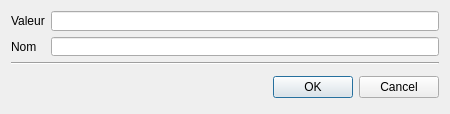
<?xml version="1.0" encoding="UTF-8"?>
<ui version="4.0">
 <class>Dialog_Declaration_Const</class>
 <widget class="QDialog" name="Dialog_Declaration_Const">
  <property name="geometry">
   <rect>
    <x>0</x>
    <y>0</y>
    <width>450</width>
    <height>114</height>
   </rect>
  </property>
  <property name="minimumSize">
   <size>
    <width>450</width>
    <height>100</height>
   </size>
  </property>
  <property name="maximumSize">
   <size>
    <width>2000</width>
    <height>153</height>
   </size>
  </property>
  <property name="windowTitle">
   <string>Declaration constante</string>
  </property>
  <property name="windowIcon">
   <iconset resource="../../Source.qrc">
    <normaloff>:/Icons/Icon/Icons8-Ios7-Editing-Increase-Font.ico</normaloff>:/Icons/Icon/Icons8-Ios7-Editing-Increase-Font.ico</iconset>
  </property>
  <layout class="QGridLayout" name="gridLayout_3">
   <item row="0" column="0">
    <layout class="QGridLayout" name="gridLayout">
     <item row="0" column="0">
      <widget class="QLabel" name="label_2">
       <property name="text">
        <string>Valeur</string>
       </property>
      </widget>
     </item>
     <item row="0" column="1">
      <widget class="QLineEdit" name="valeur"/>
     </item>
     <item row="1" column="0">
      <widget class="QLabel" name="label">
       <property name="text">
        <string>Nom</string>
       </property>
      </widget>
     </item>
     <item row="1" column="1">
      <widget class="QLineEdit" name="nom"/>
     </item>
    </layout>
   </item>
   <item row="1" column="0">
    <widget class="Line" name="line">
     <property name="orientation">
      <enum>Qt::Horizontal</enum>
     </property>
    </widget>
   </item>
   <item row="2" column="0">
    <layout class="QHBoxLayout" name="horizontalLayout">
     <item>
      <widget class="QWidget" name="widget_2" native="true">
       <layout class="QGridLayout" name="gridLayout_2">
        <item row="0" column="0">
         <widget class="QLabel" name="commentaire">
          <property name="styleSheet">
           <string notr="true">#commentaire{
color : red;
}</string>
          </property>
          <property name="text">
           <string/>
          </property>
         </widget>
        </item>
       </layout>
      </widget>
     </item>
     <item>
      <widget class="QDialogButtonBox" name="buttonBox">
       <property name="orientation">
        <enum>Qt::Horizontal</enum>
       </property>
       <property name="standardButtons">
        <set>QDialogButtonBox::Cancel|QDialogButtonBox::Ok</set>
       </property>
      </widget>
     </item>
    </layout>
   </item>
  </layout>
 </widget>
 <resources>
  <include location="../../Source.qrc"/>
 </resources>
 <connections>
  <connection>
   <sender>buttonBox</sender>
   <signal>accepted()</signal>
   <receiver>Dialog_Declaration_Const</receiver>
   <slot>accept()</slot>
   <hints>
    <hint type="sourcelabel">
     <x>248</x>
     <y>254</y>
    </hint>
    <hint type="destinationlabel">
     <x>157</x>
     <y>274</y>
    </hint>
   </hints>
  </connection>
  <connection>
   <sender>buttonBox</sender>
   <signal>rejected()</signal>
   <receiver>Dialog_Declaration_Const</receiver>
   <slot>reject()</slot>
   <hints>
    <hint type="sourcelabel">
     <x>316</x>
     <y>260</y>
    </hint>
    <hint type="destinationlabel">
     <x>286</x>
     <y>274</y>
    </hint>
   </hints>
  </connection>
 </connections>
</ui>
